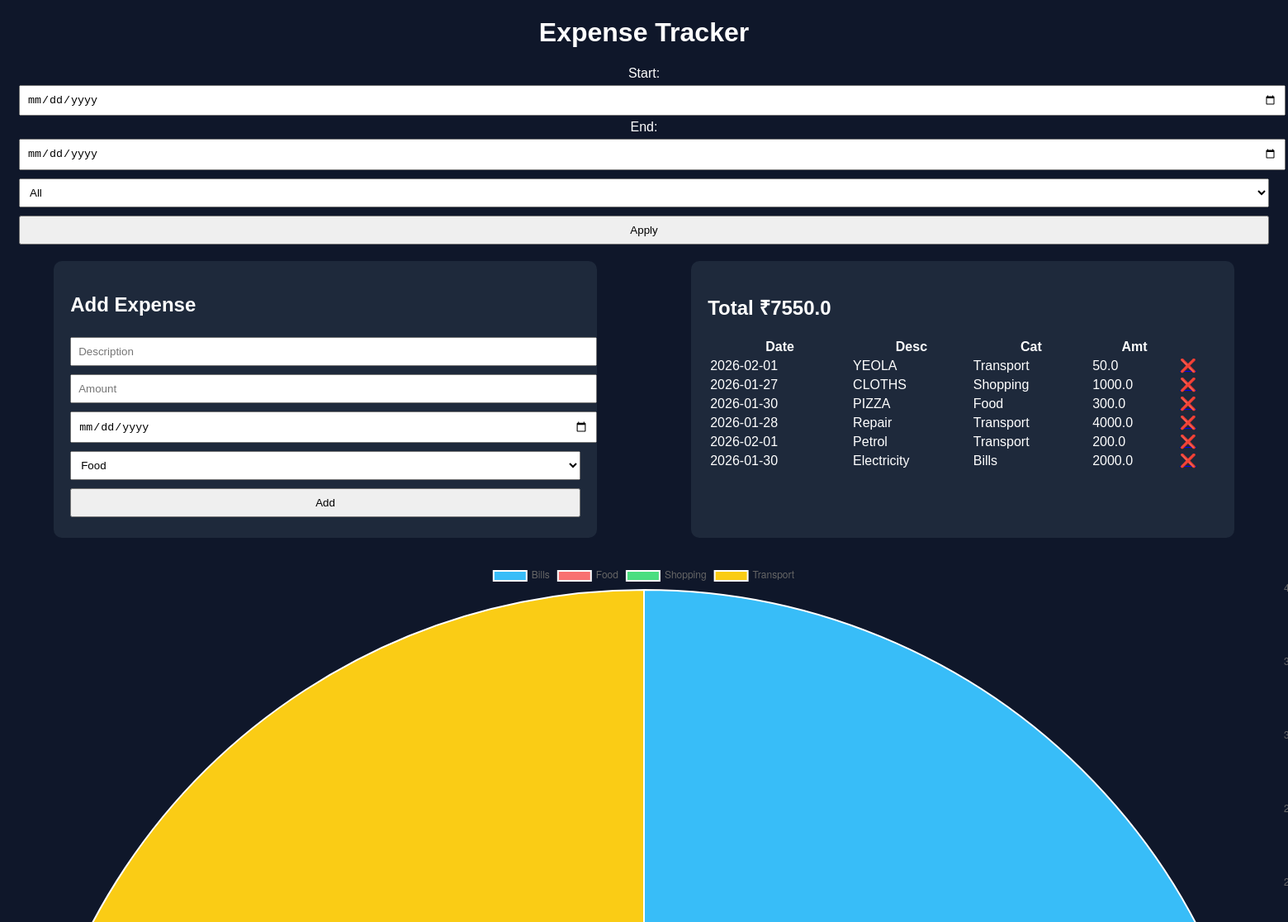
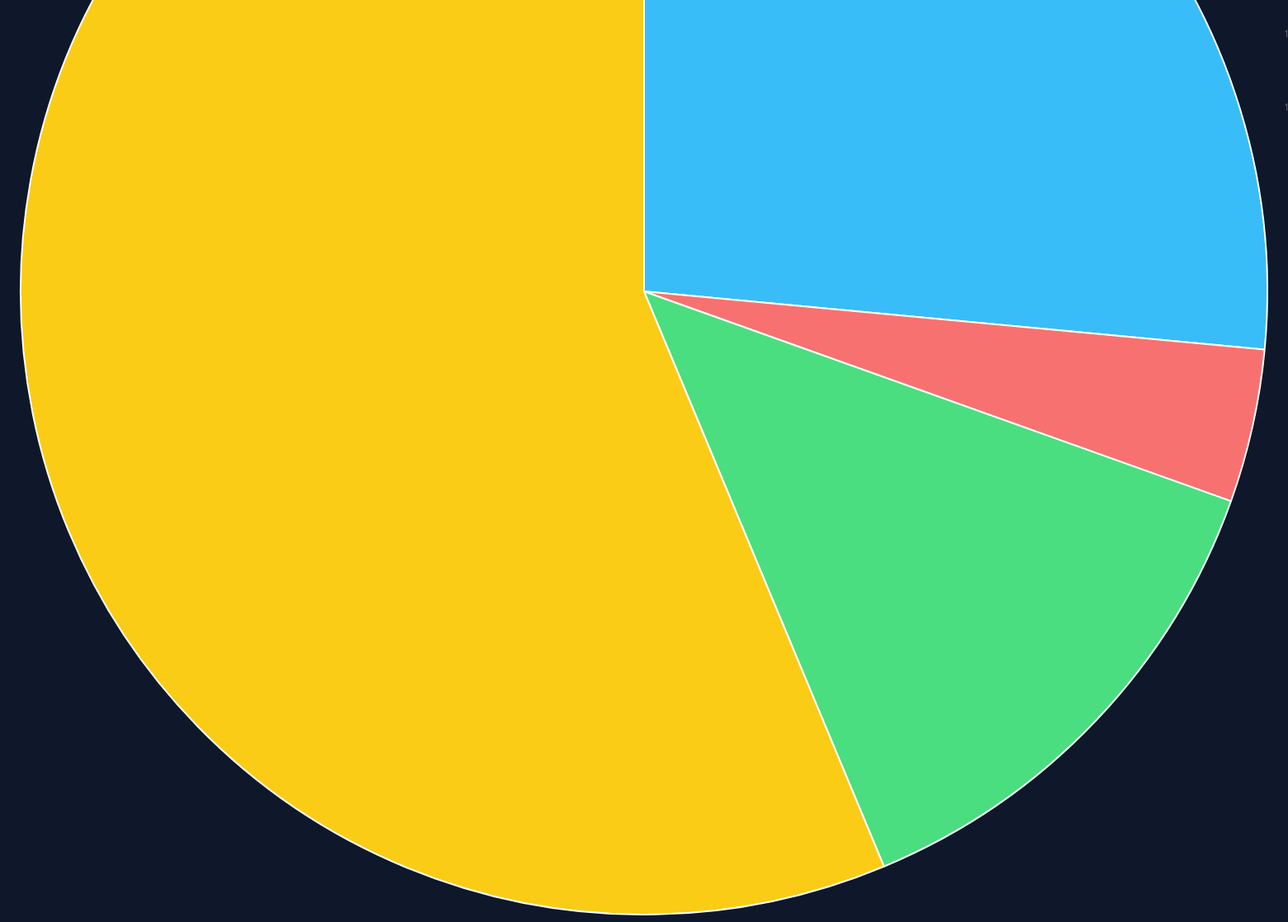
The page / on the database its author committed (2 pictures, top to bottom).
### tables this page shows
CREATE TABLE expenses(
            id INTEGER PRIMARY KEY AUTOINCREMENT,
            description TEXT,
            category TEXT,
            amount REAL,
            date TEXT
        );

### app.py (the view, shortened to what this page needs)
@app.route("/", methods=["GET","POST"])
def index():
    conn = db()
    cur = conn.cursor()
    cur.execute("""CREATE TABLE IF NOT EXISTS expenses(
        id INTEGER PRIMARY KEY AUTOINCREMENT,
        description TEXT,
        category TEXT,
        amount REAL,
        date TEXT)""")
    start = request.args.get("start")
    end = request.args.get("end")
    cat = request.args.get("category")
    query = "SELECT * FROM expenses WHERE 1=1"
    params = []
    if start:
        query += " AND date>=?"
        params.append(start)
    if end:
        query += " AND date<=?"
        params.append(end)
    if cat and cat!="All":
        query += " AND category=?"
        params.append(cat)
    cur.execute(query, params)
    rows = cur.fetchall()
    cur.execute("SELECT SUM(amount) FROM expenses")
    total = cur.fetchone()[0] or 0
    cur.execute("SELECT category, SUM(amount) FROM expenses GROUP BY category")
    cats = cur.fetchall()
    cur.execute("SELECT date, SUM(amount) FROM expenses GROUP BY date")
    dates = cur.fetchall()
    conn.close()
    return render_template("index.html",
        expenses=rows, total=total,
        cats=cats, dates=dates)

### app.py (called while the page is built)
def db():
    return sqlite3.connect("expenses.db")

### templates/index.html (shortened to what this page needs)
<!DOCTYPE html>
<html>
<head>
<link rel="stylesheet" href="/static/style.css">
</head>
<body>
<h1>Expense Tracker </h1>
<div class="filters">
<form method="GET">
Start: <input type="date" name="start">
End: <input type="date" name="end">
<select name="category">
<option>All</option>
</select>
<button>Apply</button>
</form>
</div>
<div class="container">
<div class="box">
<h2>Add Expense</h2>
<form method="POST">
<input name="description" placeholder="Description" required>
<input name="amount" type="number" placeholder="Amount" required>
<input name="date" type="date" required>
<select name="category">
<option>Food</option><option>Transport</option>
</select>
<button>Add</button>
</form>
</div>
<div class="box">
<h2>Total ₹{{total}}</h2>
<table>
<tr><th>Date</th><th>Desc</th><th>Cat</th><th>Amt</th><th></th></tr>
{% for e in expenses %}
<tr>
<td>{{e[4]}}</td><td>{{e[1]}}</td><td>{{e[2]}}</td>
<td>{{e[3]}}</td>
<td><a href="/delete/{{e[0]}}">❌</a></td>
</tr>
{% endfor %}
</table>
</div>
</div>
<div class="charts">
<canvas id="pie"></canvas>
<canvas id="bar"></canvas>
</div>
<script>
const cats = {{ cats | tojson }};
const pieLabels = cats.map(x => x[0]);
const pieData = cats.map(x => x[1]);
new Chart(document.getElementById("pie"), {
  type: "pie",
  data: {
    labels: pieLabels,
    datasets: [{
      data: pieData,
      backgroundColor: ["#38bdf8","#f87171","#4ade80","#facc15"]
    }]
  }
});
const dates = {{ dates | tojson }};
const barLabels = dates.map(x => x[0]);
const barData = dates.map(x => x[1]);
new Chart(document.getElementById("bar"), {
  type: "bar",
  data: {
    labels: barLabels,
    datasets: [{
      label: "Total",
      data: barData,
      backgroundColor: "#38bdf8"
    }]
  }
});
</script>
</body>
</html>

### static/style.css (style rules this page uses)
body { background:#0f172a;color:#fff;font-family:Arial }
h1 { text-align:center }
.container { display:flex;justify-content:space-around }
.box { background:#1e293b;padding:20px;border-radius:10px;width:40% }
input,select,button { width:100%;padding:8px;margin:5px 0 }
table { width:100%;margin-top:10px }
.filters { text-align:center;margin:15px }
.charts { display:flex;justify-content:space-around;margin-top:30px }
canvas { width:300px;height:300px }

### rows shown on the page
expenses: date "2026-02-01", description "YEOLA", category "Transport", amount "50.0"
expenses: date "2026-01-27", description "CLOTHS", category "Shopping", amount "1000.0"
expenses: date "2026-01-30", description "PIZZA", category "Food", amount "300.0"
expenses: date "2026-01-28", description "Repair", category "Transport", amount "4000.0"
expenses: date "2026-02-01", description "Petrol", category "Transport", amount "200.0"
expenses: date "2026-01-30", description "Electricity", category "Bills", amount "2000.0"

### other values the page prints
{{ total }} "7550.0"
chart data {{ cats | tojson }} [["Bills", 2000.0], ["Food", 300.0], ["Shopping", 1000.0], ["Transport", 4250.0]]
